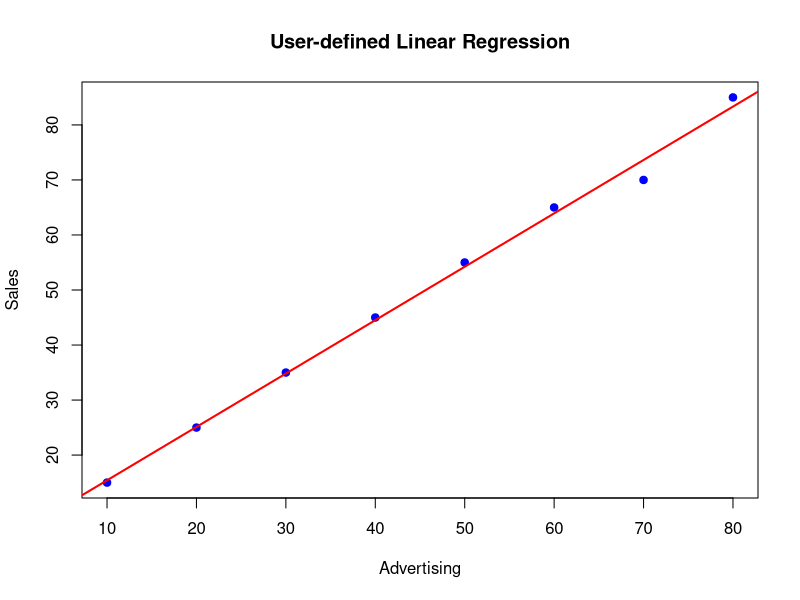

Generate this figure with R:
advertising <- c(10, 20, 30, 40, 50, 60, 70, 80)
sales <- c(15, 25, 35, 45, 55, 65, 70, 85)

data <- data.frame(advertising, sales)


# --- User-defined linear regression function ---
my_linear_regression <- function(x, y) {
  # Step 1: Calculate means
  x_mean <- mean(x)
  y_mean <- mean(y)
  
  # Step 2: Calculate slope (b1)
  numerator <- sum((x - x_mean) * (y - y_mean))
  denominator <- sum((x - x_mean)^2)
  b1 <- numerator / denominator
  
  # Step 3: Calculate intercept (b0)
  b0 <- y_mean - b1 * x_mean
  
  # Step 4: Create a function to predict new values
  predict <- function(new_x) {
    return (b0 + b1 * new_x)
  }
  
  # Step 5: Return results as a list
  result <- list(intercept = b0,
                 slope = b1,
                 predict = predict)
  return(result)
}

# Fit the model
model <- my_linear_regression(data$advertising, data$sales)

# Print the results
cat("Intercept (b0):", model$intercept, "\n")
cat("Slope (b1):", model$slope, "\n")


# Predict sales for advertising = 90
predicted_value <- model$predict(90)
cat("Predicted Sales for Advertising = 90:", predicted_value, "\n")


# Plot data points
plot(data$advertising, data$sales, pch = 19, col = "blue",
     xlab = "Advertising", ylab = "Sales",
     main = "User-defined Linear Regression")

# Add regression line using calculated coefficients
abline(a = model$intercept, b = model$slope, col = "red", lwd = 2)


